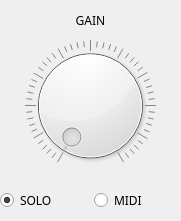
   <widget class="QWidget" name="gainWidget" native="true">
    <property name="geometry">
     <rect>
      <x>0</x>
      <y>220</y>
      <width>181</width>
      <height>221</height>
     </rect>
    </property>
    <widget class="QLabel" name="gainLabel">
     <property name="geometry">
      <rect>
       <x>60</x>
       <y>0</y>
       <width>61</width>
       <height>41</height>
      </rect>
     </property>
     <property name="font">
      <font>
       <family>Syntha Nova</family>
       <underline>false</underline>
       <strikeout>false</strikeout>
       <kerning>false</kerning>
      </font>
     </property>
     <property name="text">
      <string>GAIN</string>
     </property>
     <property name="alignment">
      <set>Qt::AlignCenter</set>
     </property>
    </widget>
    <widget class="QDial" name="gainDial">
     <property name="geometry">
      <rect>
       <x>15</x>
       <y>40</y>
       <width>150</width>
       <height>131</height>
      </rect>
     </property>
     <property name="maximum">
      <number>100</number>
     </property>
     <property name="singleStep">
      <number>1</number>
     </property>
     <property name="value">
      <number>0</number>
     </property>
     <property name="tracking">
      <bool>true</bool>
     </property>
     <property name="invertedAppearance">
      <bool>false</bool>
     </property>
     <property name="invertedControls">
      <bool>false</bool>
     </property>
     <property name="wrapping">
      <bool>false</bool>
     </property>
     <property name="notchTarget">
      <double>2.000000000000000</double>
     </property>
     <property name="notchesVisible">
      <bool>true</bool>
     </property>
    </widget>
    <widget class="QWidget" name="soloMidiSelect" native="true">
     <property name="geometry">
      <rect>
       <x>0</x>
       <y>180</y>
       <width>181</width>
       <height>41</height>
      </rect>
     </property>
     <layout class="QHBoxLayout" name="horizontalLayout">
      <property name="sizeConstraint">
       <enum>QLayout::SetDefaultConstraint</enum>
      </property>
      <item>
       <widget class="QRadioButton" name="soloRbutton">
        <property name="font">
         <font>
          <family>Syntha Nova</family>
         </font>
        </property>
        <property name="text">
         <string>SOLO</string>
        </property>
        <property name="checked">
         <bool>true</bool>
        </property>
       </widget>
      </item>
      <item>
       <widget class="QRadioButton" name="midiRbutton">
        <property name="font">
         <font>
          <family>Syntha Nova</family>
         </font>
        </property>
        <property name="text">
         <string>MIDI</string>
        </property>
       </widget>
      </item>
     </layout>
    </widget>
   </widget>
